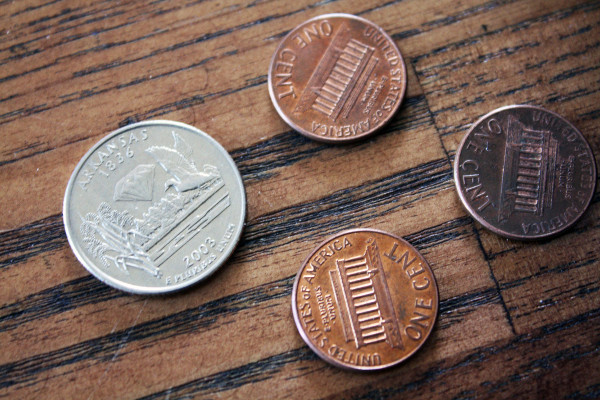
%> input picture Image Recognition/Tutorial 2/Imagens/coins.jpg, 600 x 400 px
$ octave image_recognition.m   (GNU Octave 9; MATLAB toolbox functions it lacks are replaced by stand-ins)
%> lines starting %> are read from the running program, lines starting %| are printed output that depends on the picture; in (x1, y1, x2, y2) boxes, pixels count from 0 and x2, y2 are one past the last pixel; in counts of white or black regions, pixels touching at a corner belong together; the program's own positions count from 1
### Image Recognition/Tutorial 2/main_image_recognition.m
function [] = main_image_recognition(varargin)
    % >>>>>>>>>>>>>>> Verifica o numero de parametros <<<<<<<<<<<<<<<<<<<<<<
    if(nargin == 5)
		% >>>>>>>>>>>>>>>>>>>>>>> Parametros fixos <<<<<<<<<<<<<<<<<<<<<<<<<
        nomeImagem = varargin{1};
		gray_img = varargin{2};
		tipoRuido = varargin{3};
		ruido_param = varargin{4};
        rgb_img = varargin{5};

    elseif(nargin == 6)
        % >>>>>>>>>>>>>>>>>>>>>>> Parametros fixos <<<<<<<<<<<<<<<<<<<<<<<<<
        nomeImagem = varargin{1};
		gray_img = varargin{2};
		tipoRuido = varargin{3};
		ruido_param = varargin{4};
        mask_img = double(varargin{5});
        rgb_img = varargin{6};
    else
        warning('Numero errado de argumentos')
        return
    end

	% >>>>>>>>> Adiciona ruido á imagem de acordo com os parametros <<<<<<<<
    imagemRuido = add_noise_function(gray_img,tipoRuido,ruido_param);

    % >>>>>>>>>>>>>>> Tipo de pre-processamento a aplicar <<<<<<<<<<<<<<<<<<
    figure,imshow(imagemRuido),title('Imagem com Ruido');

    % >>>>>>>>>>>>>>>>>>>> Normalização da imagem <<<<<<<<<<<<<<<<<<<<<<<<<<
    imagemRuido = im2double(imagemRuido);

    % >>>>>>>>>>>>>> Filtra as imagens de acordo com o ruido <<<<<<<<<<<<<<<
    if(strcmp(tipoRuido,'gaussian'))
    	smooth_img = filter_spatial(imagemRuido,'gaussian');
    elseif(strcmp(tipoRuido,'saltandpepper'))
    	smooth_img = filter_spatial(imagemRuido,'median');
        smooth_img = filter_spatial(smooth_img,'median');
    end

    % >>>>>>>>>>>>>>>>>> Histograma da imagem <<<<<<<<<<<<<<<<<<<<<<<<<<<<<<
     figure,imhist(smooth_img),title('Histograma da Imagem');

    % >>>>>>>>>>>>>>> Histograma de alto contraste da imagem <<<<<<<<<<<<<<<
      equalized_img=histeq(smooth_img);
      figure,imshow(equalized_img),title('Imagem Equalizada');

    % >>>>>>>>>>>>>>>>> Ajustar mais uma vez o contraste <<<<<<<<<<<<<<<<<<<
      imadjust(equalized_img);
      figure,imshow(equalized_img),title('Pre-Processamento final da imagem');

    % >>>>>>>>>>>>>>>>> Histograma da imagem equalizada <<<<<<<<<<<<<<<<<<<<
     figure,imhist(equalized_img),title('Histograma da imagem equalizada');

    % >>>>>>>>>>>>>>>>> Aplica edge detection dependendo de <<<<<<<<<<<<<<<<
    % >>>>>>>>>>>>>>>>>> qual imagem está sendo processada <<<<<<<<<<<<<<<<<

     if(strcmp(nomeImagem,'coins2'))
         equalized_img=histeq(mask_img);
         edge_img = edge(equalized_img,'sobel','both');
         figure,imshow(edge_img),title('Edge Detection');
     elseif(strcmp(nomeImagem,'coins'))
         edge_img = edge(equalized_img,'canny',[0.25 0.50]);
         figure,imshow(edge_img),title('Edge Detection');
     elseif(strcmp(nomeImagem,'coins3'))
         edge_img = edge(smooth_img,'canny',[0.25 0.50]);
         figure,imshow(edge_img),title('Edge Detection');
     end


   % >>>>>>>>>>>>>>>>>>> Aplica a segmentação à imagem <<<<<<<<<<<<<<<<<<<<<
    if(strcmp(nomeImagem,'coins'))
        [centers,radius] = HoughTransform(edge_img,50,100,0.95,0.1);
        num_moedas = coin_counter(radius);
        figure,imshow(equalized_img);
        h = viscircles(centers,radius,'EdgeColor','b');
        title(['Número de moedas = ',num2str(num_moedas)]);

        figure,imshow(gray_img);
        [cent,radi] = HoughTransform(edge(gray_img,'canny',[0.25 0.50]),50,100,0.95,0.1);
        h = viscircles(cent,radi,'EdgeColor','b');
        title('Imagem original segmentada');

        s = metrics(radius);
    elseif(strcmp(nomeImagem,'coins2'))
        [centers,radius] = HoughTransform(edge_img,30,80,0.87,0.07);
        num_moedas = coin_counter(radius);
        figure,imshow(smooth_img);
        title(['Número de moedas = ',num2str(num_moedas)]);
        h = viscircles(centers,radius,'EdgeColor','b');

        figure,imshow(gray_img);
        [cent,radi] = HoughTransform(edge(gray_img,'sobel','both'),30,80,0.87,0.07);
        h = viscircles(cent,radi,'EdgeColor','b');
        title('Imagem original segmentada');

        s = metrics(radius);
    elseif(strcmp(nomeImagem,'coins3'))
        [centers,radius] = HoughTransform(edge_img,40,65,0.89,0.11);
        num_moedas = coin_counter(radius);
        title(['Número de moedas = ',num2str(num_moedas)]);
        figure,imshow(equalized_img);
        h = viscircles(centers,radius,'EdgeColor','b');

        figure,imshow(gray_img);
        [cent,radi] = HoughTransform(edge(gray_img,'canny',[0.25 0.50]),40,65,0.89,0.11);
        h = viscircles(cent,radi,'EdgeColor','b');
        title('Imagem original segmentada');

        s = metrics(radius);
    end

    % >>>>>>>>>>>>>>>>>>>> Classificação da imagem <<<<<<<<<<<<<<<<<<<<<<<<<
    model=supervised_classifier();

    total = 0;
    Moedas = [];
    Tipo_de_moeda = [];

    % >>>>>>>>>>>>> Classificação das moedas na imagem <<<<<<<<<<<<<<<<<<<<<
    for i=1:s
    	V=centers(i,:);
        x = V(1);
        y = V(2);
    	r=radius(i)+15;
    	ux=x-r;
    	uy=y-r;
    	lx=x+r;
    	ly=y+r;
    	image=imcrop(rgb_img,[ux uy lx-ux ly-uy]);
        figure,imshow(image),title('imagem recortada');
    	[labelIdx, scores] = predict(model, image);

        var = model.Labels(labelIdx);

        Tipo_de_moeda = vertcat(Tipo_de_moeda,string(var));

        str = sprintf("Moeda %d",i);
        Moedas = vertcat(Moedas,str);

        switch(char(var))
            case '1cent'
                total = total + 0.01;
            case '2cent'
                total = total + 0.02;
            case '5cent'
                total = total + 0.05;
            case '10cent'
                total = total + 0.10;
            case '20cent'
                total = total + 0.20;
            case '50cent'
                total = total + 0.50;
            case '1euro'
                total = total + 1;
            case '2euro'
                total = total + 2;
        end
    end

   % >>>>>>>> Apresentação dos tipos de moedas presentes na imagem <<<<<<<<<
    T = table(Tipo_de_moeda,'RowNames',cellstr(Moedas));
    disp(T);

   % >>>>>>>>>>>>>>>>>>>>>>>>>>> Total de dinheiro <<<<<<<<<<<<<<<<<<<<<<<<<
    fprintf('O total de dinheiro é:%6.2f euros \n', total');

   % >>>>>>>>>>>>>>>>>>>>>>>>>>>>> SNR da imagem <<<<<<<<<<<<<<<<<<<<<<<<<<<
    fprintf('O SNR da imagem com ruído apresentado foi %6.2f \n',signal_to_noise(gray_img,smooth_img,imagemRuido)');


end

%-----------------------Add noise-----------------------------------
%Function responsible for adding noise to an image

function [ noise ] = add_noise_function(gray_img,noise_type,noise_param)
    if(strcmp(noise_type,'gaussian'))
        noise = imnoise(gray_img,'gaussian',0,noise_param);
    else
        noise = imnoise(gray_img,'salt & pepper',noise_param);
    end
end


% >>>>>>>>>>>>>>>>>>>>>>>>>> Dominio Espacial <<<<<<<<<<<<<<<<<<<<<<<<<<<<<<
% >>>>>>>> Função responsável pela suavização no domínio espacial <<<<<<<<<<

function [smooth_img] = filter_spatial(varargin)

    noise_image=varargin{1};
    filter=varargin{2};

    if(strcmp(filter,'gaussian'))
        f = fspecial('gaussian',5,2);
        smooth_img=imfilter(noise_image,f);
    else
        smooth_img=medfilt2(noise_image,[3 3]);

    end
end

### Image Recognition/Tutorial 2/HoughTransform.m

% >>>>>>>>>>>>>>>>>>>>>>>>>>>>>>>>><<<<<<<<<<<<<<<<<<<<<<<<<<<<<<<<<<<<<<<<<
% >>>>Aplica a tranformada de Hough para executar a estra玢o do circulo<<<<<
% >>>>>>>>>>>>>>>>>>>>>>>>>>>>>>>>><<<<<<<<<<<<<<<<<<<<<<<<<<<<<<<<<<<<<<<<<

function [centers,radius] = HoughTransform(img,r1,r2,s,et)

[centers,radius] = imfindcircles(img,[r1 r2],'Sensitivity',s,'EdgeThreshold',et);

end

### Image Recognition/Tutorial 2/coin_counter.m
% >>>>>>>>>>>>>>>>>>>>>>>>>>>>>>>>><<<<<<<<<<<<<<<<<<<<<<<<<<<<<<<<<<<<<<<<<
% >>>>>>>>>>>>>>>>> Conta as moedas que est鉶 na imagem <<<<<<<<<<<<<<<<<<<<
% >>>>>>>>>>>>>>>>>>>>>>>>>>>>>>>>><<<<<<<<<<<<<<<<<<<<<<<<<<<<<<<<<<<<<<<<<

function [num_moedas] = coin_counter(radius)

num_moedas = size(radius,1);

end

### Image Recognition/Tutorial 2/metrics.m
% >>>>>>>>>>>>>>>>>>>>>>>>>>>>>>>>>>><<<<<<<<<<<<<<<<<<<<<<<<<<<<<<<<<<<<<<<
% >>>>> Cria o histograma com a distribui玢o dos tamanhos dos objetos <<<<<<
% >>>>>>>>>>>>>>>> usando o raio e a 醨ea como medidas <<<<<<<<<<<<<<<<<<<<<
% >>>>>>>>>>>>>>>>>>>>>>>>>>>>>>>>>>><<<<<<<<<<<<<<<<<<<<<<<<<<<<<<<<<<<<<<<

function [s] = metrics(radii)

% >>>>>>>>>>>>>>>>>>>>>> Cria histograma do raio <<<<<<<<<<<<<<<<<<<<<<<<<<<

    [s c]=size(radii);
    figure,hist(radii),title('Histograma do raio'),hold on
    ylabel('Contagem'),xlabel('Valor do raio')

% >>>>>>>>>>>>>>>>>>>>>> Cria histograma da 醨ea <<<<<<<<<<<<<<<<<<<<<<<<<<<
    area=pi .* radii.^2;
    figure,hist(area),title('Histograma da 醨ea'),hold on
    ylabel('Contagem'),xlabel('Valor da area')

end

### Image Recognition/Tutorial 2/supervised_classifier.m
% >>>>>>>>>>>>>>>>>>>>>>>>>>>>>>>>>>>>><<<<<<<<<<<<<<<<<<<<<<<<<<<<<<<<<<<<<
% >>>>>>>> Aplica o SVM multiclasse para treinar um classificador <<<<<<<<<<
% >>>>>>>>>>>>>>>>>>>>> para detec玢o de moedas <<<<<<<<<<<<<<<<<<<<<<<<<<<<
% >>>>>>>>>>>>>>>>>>>>>>>>>>>>>>>>>>>>><<<<<<<<<<<<<<<<<<<<<<<<<<<<<<<<<<<<<

function [classificadorCategoria] = supervised_classifier()

rootFolder = fullfile(fileparts(which(mfilename)),'Imagens');
categories = {'1cent','2cent','5cent','10cent','20cent','50cent','1euro','2euro'};

dadosImagem = imageDatastore(fullfile(rootFolder,categories),'IncludeSubfolders',true,'FileExtensions','.jpg','LabelSource','foldernames');

% >>>>>>>>>>>>>>>>>>>> Obtem dados de treinar a imagem <<<<<<<<<<<<<<<<<<<<<

trainingSet=dadosImagem;

% >>>>>>>>>>>> Obtem as caracter韘ticas relevantes das imagens <<<<<<<<<<<<<

    bag = bagOfFeatures(trainingSet);

	imagem = readimage(dadosImagem, 1);
	featureVector = encode(bag, imagem);

% >>>>>>>>>>>>>>>>>>> Histograma de Visual word occurrences <<<<<<<<<<<<<<<<

    figure
	bar(featureVector)
	title('Visual word occurrences')
	xlabel('Visual word index')
	ylabel('Frequency of occurrence')

% >>>>>>>>>>>>>>>>>>>>>>>>>>>>> Treina o SVM <<<<<<<<<<<<<<<<<<<<<<<<<<<<<<<

    classificadorCategoria = trainImageCategoryClassifier(trainingSet, bag);

end

### Image Recognition/Tutorial 2/image_recognition.m
% >>>>>>>>>>>>>>>>>>>>>>>>>>>>>>>>>>>>>>>><<<<<<<<<<<<<<<<<<<<<<<<<<<<<<<<<<
% >>> Este script lê argumentos do script main_image_recognition e depois <<
% >>>>>>>>>>>>>>>>>>>>>>>>>>> executa a função <<<<<<<<<<<<<<<<<<<<<<<<<<<<<
% >>>>>>>>>>>>>>>>>>>>>>>>>>>>>>>>>>>>>>>><<<<<<<<<<<<<<<<<<<<<<<<<<<<<<<<<<

% >>>>>>>>>>>>>>>>>>>> Lê as imagens que serão usadas <<<<<<<<<<<<<<<<<<<<<<
titulo = 'Tutorial 2';
linhas_necessarias = 1;

pergunta = {'Que imagem pretende carregar?'};
resposta_imagem = questdlg(pergunta,titulo,'coins','coins2','coins3','coins');
%> the answer given: coins

switch(resposta_imagem)
    case 'coins'
        imagem = imread('Imagens/coins.jpg');
%> imagem is the input picture: size 400x600x3 uint8; mean R, G, B 122.7, 99, 89.3
    case 'coins2'
        imagem = imread('Imagens/coins2.jpg');
        imagem = imresize(imagem,0.17);
    case 'coins3'
        imagem = imread('Imagens/coins3.jpg');
        imagem = imresize(imagem,0.20);
    otherwise
        warning('Ficheiro inexistente')
        return
end

gray_img = rgb2gray(imagem);
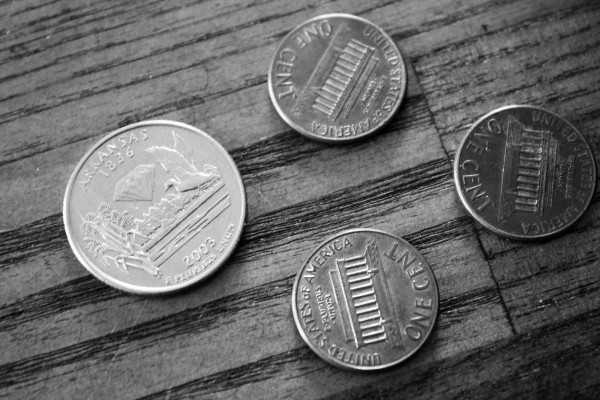
%> gray_img: size 400x600 uint8; min 0, max 255, mean 105

f = waitbar(0,'Espere um pouco...');
pause(.5)

waitbar(.5,f,'Carregando a sua imagem');
pause(1)

waitbar(1,f,'Processando a sua imagem em tons de cinza');
pause(1)

waitbar(1.7,f,'Acabando...');
pause(1)

close(f)

% >>> Cria uma máscara na tentativa de eliminar as sombras presentes na <<<<
% >>>>>>>>>>>>>>>>>>>>>>>>> imagem coins2 <<<<<<<<<<<<<<<<<<<<<<<<<<<<<<<<<<

if(strcmp(resposta_imagem,'coins2'))
    I = rgb2hsv(imagem);
    I1 = I(:,:,2);
    thresh = I1 > 0.40;
    thresh = bwareaopen(thresh,100);
    mask_img = thresh.*I1;
    mask_img = edge(mask_img,'canny',graythresh(mask_img));
    mask_img = imfill(mask_img,'hole');
end


% >>>>>>>>>>>>> Lê os argumentos para main_image_recognition.m <<<<<<<<<<<<<

% >>>>>>>>>>>>>>>>>> Tipo de ruido e parametros do ruido <<<<<<<<<<<<<<<<<<<
pergunta_ruido = {'Que tipo de ruido pretende introduzir?'};
resposta_ruido = questdlg(pergunta_ruido,titulo,'salt-and-pepper','gaussian','salt-and-pepper');
%> the answer given: salt-and-pepper

if(strcmp(resposta_ruido,'gaussian'))
    ruido = 'gaussian';
    pergunta = {'Qual a variação pretendida?(0-0.62)'};
    resposta = inputdlg(pergunta,titulo,linhas_necessarias);
    parametro_ruido=str2double(resposta{1});
elseif( strcmp(resposta_ruido,'salt-and-pepper'))
    ruido='saltandpepper';
    pergunta = {'Qual a ocorrencia pretendida?(0-1)'};
    resposta = inputdlg(pergunta,titulo,linhas_necessarias);
%> the answer given: 1
    parametro_ruido=str2double(resposta{1});
    if(parametro_ruido<0 || parametro_ruido>1)
        warning('Valor incorreto!')
        return
    end
end

if(strcmp(resposta_imagem,'coins2'))
    main_image_recognition(resposta_imagem,gray_img,ruido,parametro_ruido,mask_img,imagem);
else
    main_image_recognition(resposta_imagem,gray_img,ruido,parametro_ruido,imagem);
%> in main_image_recognition, `nomeImagem = varargin{1};`: nomeImagem = 'coins'
%> in main_image_recognition, `tipoRuido = varargin{3};`: tipoRuido = 'saltandpepper'
%> in main_image_recognition, `ruido_param = varargin{4};`: ruido_param = 1
%> in add_noise_function, `noise = imnoise(gray_img,'salt & pepper',noise_param);`:
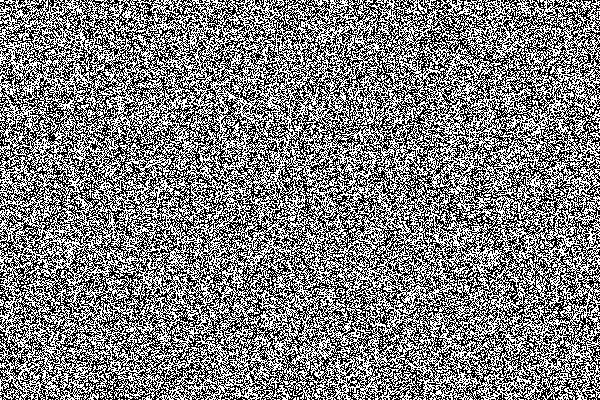
%> noise: size 400x600 uint8; 49.9% white in thin lines or dots
%> in main_image_recognition, `imagemRuido = im2double(imagemRuido);`: imagemRuido: size 400x600 double; values 0 (black) and 1 (white), 49.9% white in thin lines or dots
%> in filter_spatial, `filter=varargin{2};`: filter = 'median'
%> in filter_spatial, `smooth_img=medfilt2(noise_image,[3 3]);`: smooth_img: size 400x600 double; values 0 (black) and 1 (white), 49.4% white; 1603 white regions (1403 under 20 px), largest, box (x1, y1, x2, y2) and area: (0, 0, 600, 400) 88439, (518, 161, 600, 306) 3213, (473, 292, 600, 400) 3159
%> in filter_spatial (call 2), `smooth_img=medfilt2(noise_image,[3 3]);`:
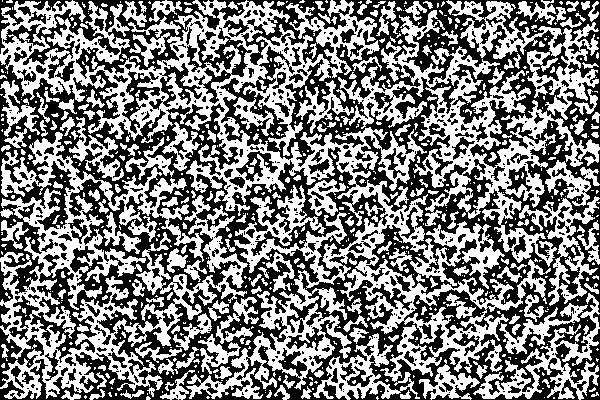
%> smooth_img: size 400x600 double; values 0 (black) and 1 (white), 49.2% white; 739 white regions (521 under 20 px), largest, box (x1, y1, x2, y2) and area: (0, 0, 551, 399) 44170, (0, 132, 248, 399) 19776, (338, 10, 557, 267) 12506
%> in main_image_recognition, `edge_img = edge(equalized_img,'canny',[0.25 0.50]);`:
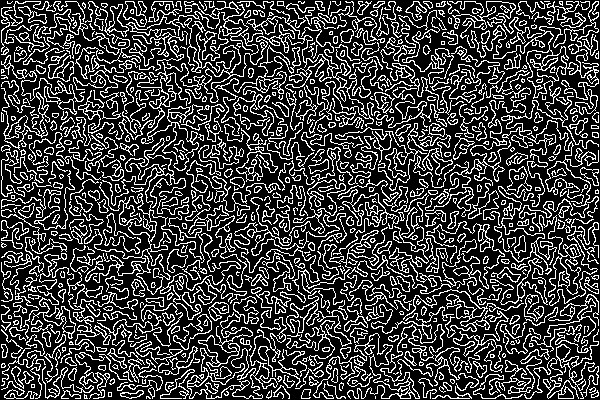
%> edge_img: size 400x600 logical; 25% white in thin lines or dots
%> in HoughTransform, `[centers,radius] = imfindcircles(img,[r1 r2],'Sensitivity',s,'EdgeThre..`: centers = [300.5 200.6]; radius = 61.68
%> in main_image_recognition, `[centers,radius] = HoughTransform(edge_img,50,100,0.95,0.1);`: centers = [300.5 200.6]; radius = 61.68
%> in main_image_recognition, `num_moedas = coin_counter(radius);`: num_moedas = 1
%> in main_image_recognition, `title(['Número de moedas = ',num2str(num_moedas)]);`:
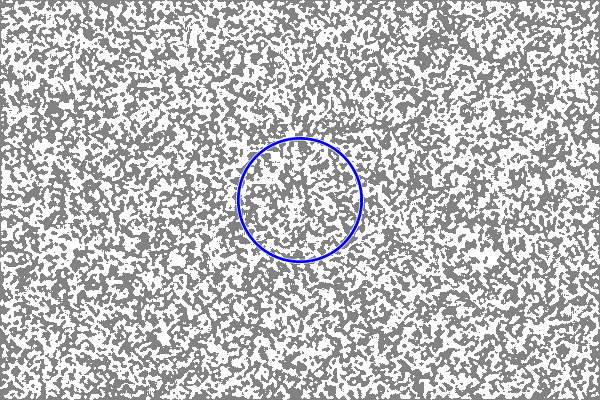
%> figure redrawn from the program's plot data; its title reads 'Número de moedas = 1'
%> in main_image_recognition, `[cent,radi] = HoughTransform(edge(gray_img,'canny',[0.25 0.50]),50,100..`: cent = [366.7 300.5; 156.8 206.5; 338.7 78.05; 519.8 170.9; 235.5 85.18]; radi = [74.36; 90.85; 68.3; 67.76; 59.97]
%> in metrics, `xlabel('Valor do raio')`:
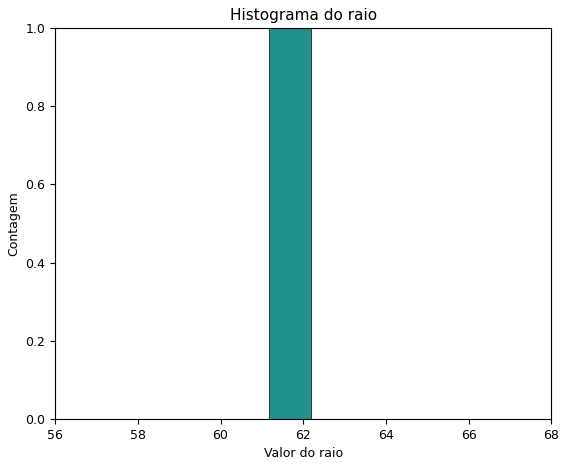
%> figure redrawn from the program's plot data; tallest bar 1 high, from x = 61.18 to 62.18
%> in metrics, `area=pi .* radii.^2;`: area = 11953.5
%> in main_image_recognition, `s = metrics(radius);`:
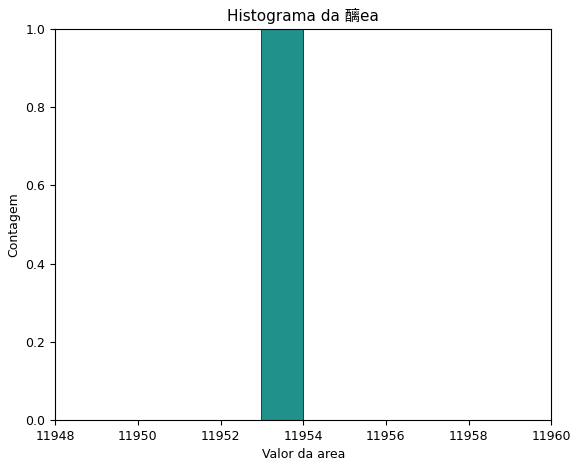
%> figure redrawn from the program's plot data; tallest bar 1 high, from x = 11953 to 11954
%> in main_image_recognition, `s = metrics(radius);`: s = 1
%> the run ends on the next line
